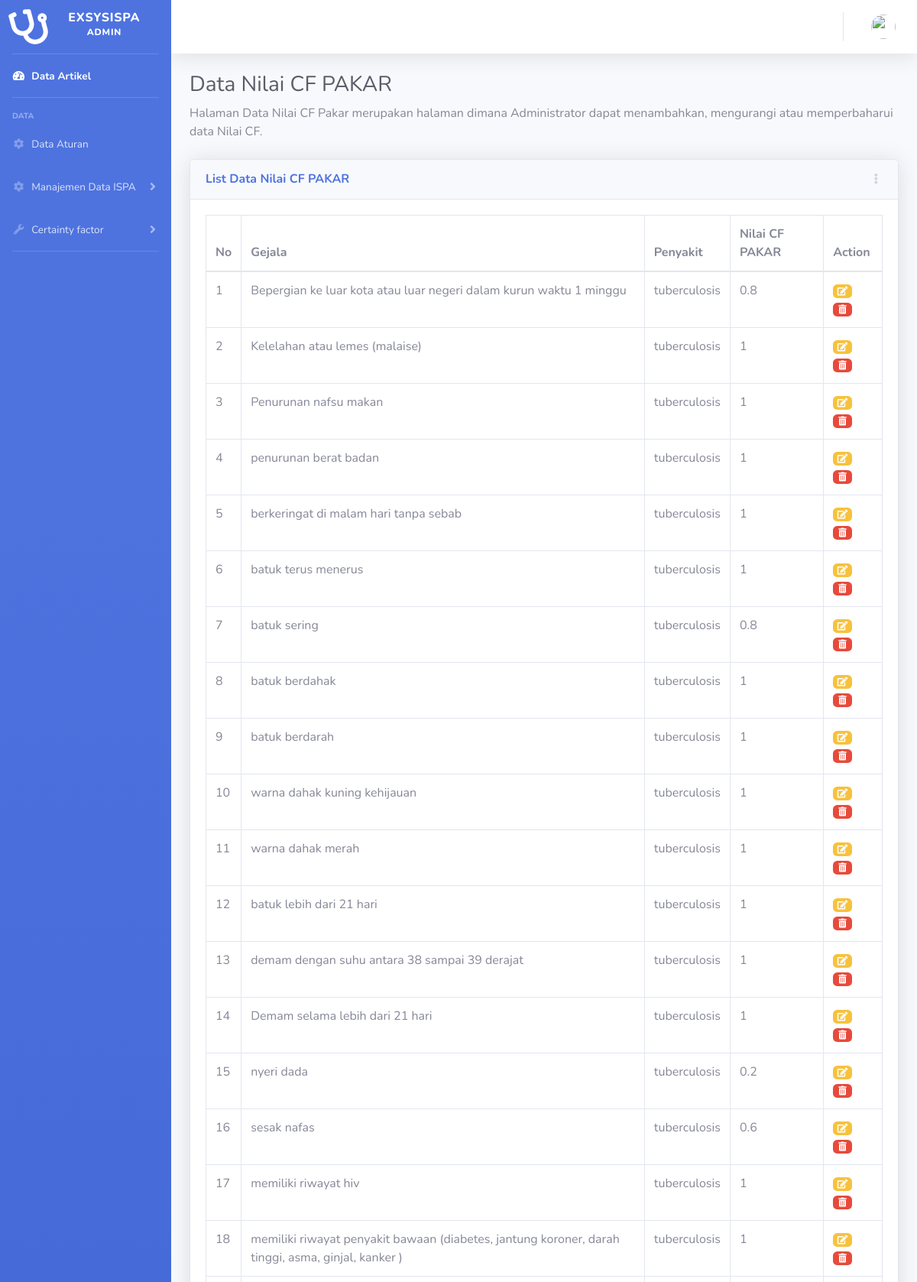
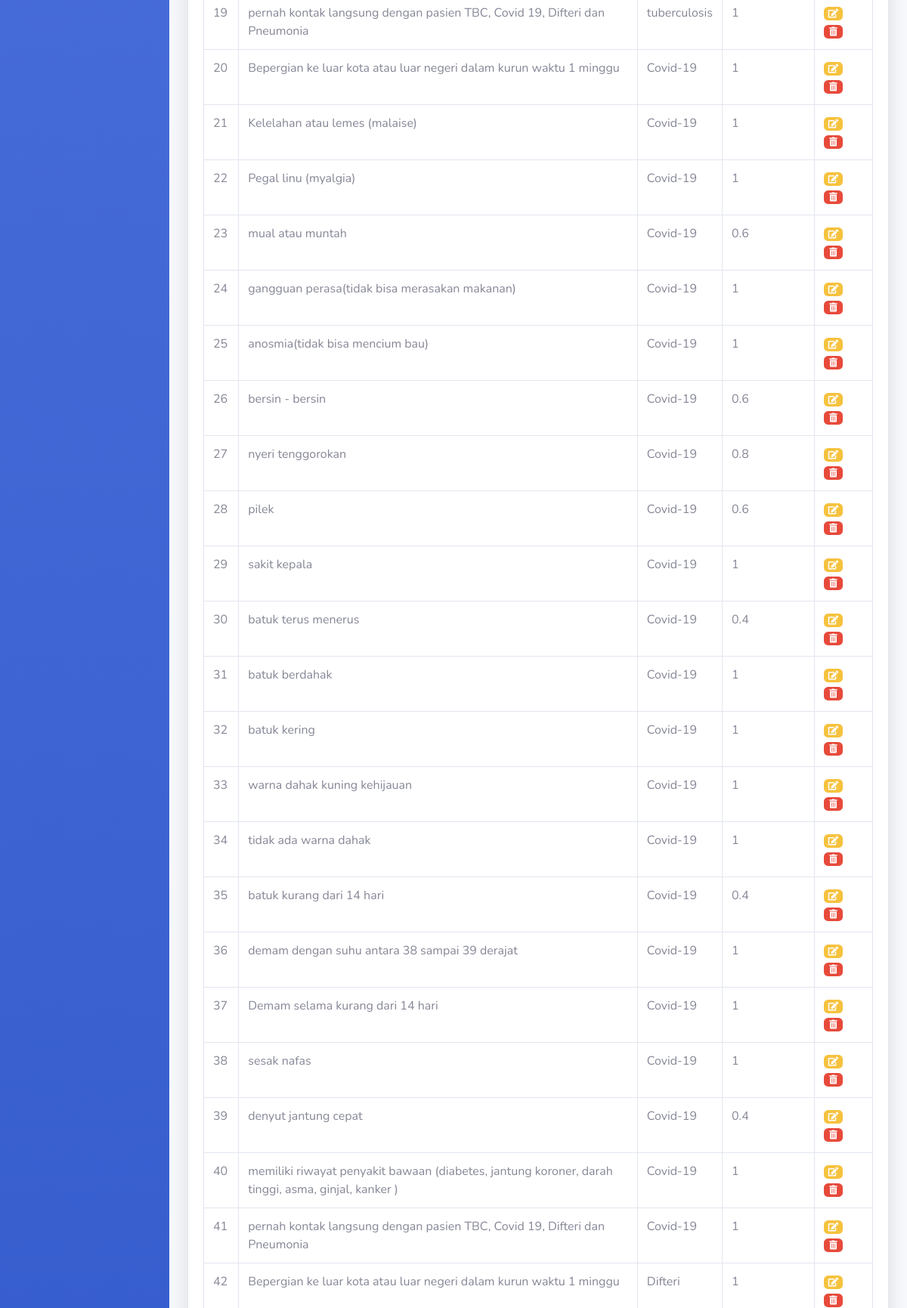
Page /index.php/backend/evidence (upper part) on the committed database (2 pictures, top to bottom).
### tables this page shows
CREATE TABLE `tb_evidence` (
  `evidence_id` int(11) NOT NULL,
  `evidence_penyakit_id` int(11) NOT NULL,
  `evidence_gejala_id` int(11) NOT NULL,
  `evidence_kode` varchar(10) NOT NULL,
  `evidence_nilai` float NOT NULL
);

CREATE TABLE `tb_gejala` (
  `id_gejala` int(11) NOT NULL,
  `kode_gejala` varchar(10) NOT NULL,
  `nama_gejala` varchar(100) NOT NULL,
  `image_gejala` varchar(128) NOT NULL,
  `gejala_inputdate` timestamp NOT NULL DEFAULT current_timestamp() ON UPDATE current_timestamp()
);

CREATE TABLE `tb_penyakit` (
  `id_penyakit` int(11) NOT NULL,
  `kode_penyakit` varchar(128) NOT NULL,
  `nama_penyakit` varchar(55) NOT NULL,
  `penyakit_image` varchar(128) NOT NULL
);

### application/controllers/backend/Evidence.php (called while the page is built, shortened)
<?php
class Evidence extends CI_Controller
{
    public function __construct()
    {
        $this->load->model('evidence_model');
        $this->load->model('gejala_model');
        $this->load->model('penyakit_model');
        $this->load->library('form_validation');
    }
    public function index()
    {
        $data['title'] = "Data Nilai CF PAKAR | Expert System ISPA";
        $data['judulHalaman'] = "Data Nilai CF PAKAR";
        $data['detailHalaman'] = "Halaman Data Nilai CF Pakar merupakan halaman dimana Administrator dapat menambahkan, mengurangi atau memperbaharui data Nilai CF.";
         $data['cardHeader'] = 'List Data Nilai CF PAKAR';
        $data['user'] = $this->db->get_where('tb_user', ['user_email' => $this->session->userdata('email')])->row_array();
        $data['cfp'] = $this->evidence_model->getAll();
        $data['count'] = $this->evidence_model->count();
        $data['start'] = 0;
        $this->load->view('backend/_partials/header', $data);
        $this->load->view('backend/_partials/sidebar', $data);
        $this->load->view('backend/_partials/topbar', $data);
        $this->load->view('backend/data/cfpakar/list-cf', $data);
        $this->load->view('backend/_partials/footer');
    }
}

### index.php (called while the page is built, shortened)
<?php
require_once BASEPATH.'core/CodeIgniter.php';

### application/models/Evidence_model.php (called while the page is built, shortened)
<?php
class Evidence_model extends CI_Model
{
    private $_table = 'tb_evidence';
    public function getAll()
    {
        $this->db->select(
            'a.evidence_id, a.evidence_penyakit_id, a.evidence_gejala_id, a.evidence_nilai,
            b.id_penyakit, b.nama_penyakit, b.penyakit_image, c.id_gejala, c.nama_gejala, c.image_gejala'
        );
        $this->db->from('tb_evidence a');
        $this->db->join('tb_penyakit b', 'a.evidence_penyakit_id = b.id_penyakit');
        $this->db->join('tb_gejala c', 'a.evidence_gejala_id = c.id_gejala');
        $this->db->group_by('a.evidence_id');
        return $this->db->get($this->_table)->result_array();
    }
}

### application/views/backend/data/cfpakar/list-cf.php (the view, shortened to what this page needs)
<div class="container-fluid">
    <h1 class="h3 mb-2 text-gray-800"><?= $judulHalaman ?></h1>
    <p class="mb-4"><?= $detailHalaman ?></p>
    <div class="card shadow mb-4">
        <div class="card-header py-3 d-flex flex-row align-items-center justify-content-between">
            <h6 class="m-0 font-weight-bold text-primary"><?= $cardHeader ?></h6>
            <div class="dropdown no-arrow">
                <a class="dropdown-toggle" href="#" role="button" id="dropdownMenuLink" data-toggle="dropdown" aria-haspopup="true" aria-expanded="false">
                    <i class="fas fa-ellipsis-v fa-sm fa-fw text-gray-400"></i>
                </a>
            </div>
        </div>
        <div class="card-body">
            <div class="table-responsive">
                <table class="table table-bordered" id="dataTable" width="100%" cellspacing="0">
                    <thead>
                        <tr>
                            <th>No</th>
                            <th>Gejala</th>
                            <th>Penyakit</th>
                            <th>Nilai CF PAKAR</th>
                            <th>Action</th>
                        </tr>
                    </thead>
                    <tbody>
                        <?php if ($count > 0) : ?>
                            <?php foreach ($cfp as $cfpakar) : ?>
                                <tr>
                                    <td><?= ++$start ?></td>
                                    <td><?= $cfpakar['nama_gejala'] ?></td>
                                    <td><?= $cfpakar['nama_penyakit'] ?></td>
                                    <td><?= $cfpakar['evidence_nilai'] ?></td>
                                    <td>
                                        <a href="<?= base_url('edit-cf/' . $cfpakar['evidence_id']) ?>" class="badge badge-warning"><i class="fas fa-fw fa-edit"></i></a>
                                        <a href="#" data-toggle="modal" data-target="#deleteModal-<?= $cfpakar['evidence_id'] ?>" class=" badge badge-danger"><i class="fas fa-fw fa-trash-alt"></i></a>
                                    </td>
                                </tr>
                            <?php endforeach; ?>
                        <?php else : ?>
                            <tr>
                                <h4 class="text-danger text-center">Belum ada Data yang di Input</h4>
                            </tr>
                        <?php endif; ?>
                    </tbody>
                </table>
            </div>
        </div>
    </div>
</div>
</div>

### rows in the picture
tb_evidence: tb_gejala.nama_gejala "Bepergian ke luar kota atau luar negeri dalam kurun waktu 1 minggu", tb_penyakit.nama_penyakit "tuberculosis", evidence_nilai "0.8"
tb_evidence: tb_gejala.nama_gejala "Kelelahan atau lemes (malaise)", tb_penyakit.nama_penyakit "tuberculosis", evidence_nilai "1"
tb_evidence: tb_gejala.nama_gejala "Penurunan nafsu makan", tb_penyakit.nama_penyakit "tuberculosis", evidence_nilai "1"
tb_evidence: tb_gejala.nama_gejala "penurunan berat badan", tb_penyakit.nama_penyakit "tuberculosis", evidence_nilai "1"
tb_evidence: tb_gejala.nama_gejala "berkeringat di malam hari tanpa sebab", tb_penyakit.nama_penyakit "tuberculosis", evidence_nilai "1"
tb_evidence: tb_gejala.nama_gejala "batuk terus menerus", tb_penyakit.nama_penyakit "tuberculosis", evidence_nilai "1"
tb_evidence: tb_gejala.nama_gejala "batuk sering", tb_penyakit.nama_penyakit "tuberculosis", evidence_nilai "0.8"
tb_evidence: tb_gejala.nama_gejala "batuk berdahak", tb_penyakit.nama_penyakit "tuberculosis", evidence_nilai "1"
tb_evidence: tb_gejala.nama_gejala "batuk berdarah", tb_penyakit.nama_penyakit "tuberculosis", evidence_nilai "1"
tb_evidence: tb_gejala.nama_gejala "warna dahak kuning kehijauan", tb_penyakit.nama_penyakit "tuberculosis", evidence_nilai "1"
tb_evidence: tb_gejala.nama_gejala "warna dahak merah", tb_penyakit.nama_penyakit "tuberculosis", evidence_nilai "1"
tb_evidence: tb_gejala.nama_gejala "batuk lebih dari 21 hari", tb_penyakit.nama_penyakit "tuberculosis", evidence_nilai "1"
tb_evidence: tb_gejala.nama_gejala "demam dengan suhu antara 38 sampai 39 derajat", tb_penyakit.nama_penyakit "tuberculosis", evidence_nilai "1"
tb_evidence: tb_gejala.nama_gejala "Demam selama lebih dari 21 hari", tb_penyakit.nama_penyakit "tuberculosis", evidence_nilai "1"
tb_evidence: tb_gejala.nama_gejala "nyeri dada", tb_penyakit.nama_penyakit "tuberculosis", evidence_nilai "0.2"
tb_evidence: tb_gejala.nama_gejala "sesak nafas", tb_penyakit.nama_penyakit "tuberculosis", evidence_nilai "0.6"
tb_evidence: tb_gejala.nama_gejala "memiliki riwayat hiv", tb_penyakit.nama_penyakit "tuberculosis", evidence_nilai "1"
tb_evidence: tb_gejala.nama_gejala "memiliki riwayat penyakit bawaan (diabetes, jantung koroner, darah tinggi, asma, ginjal, kanker )", tb_penyakit.nama_penyakit "tuberculosis", evidence_nilai "1"
tb_evidence: tb_gejala.nama_gejala "pernah kontak langsung dengan pasien TBC, Covid 19, Difteri dan Pneumonia", tb_penyakit.nama_penyakit "tuberculosis", evidence_nilai "1"
tb_evidence: tb_gejala.nama_gejala "Bepergian ke luar kota atau luar negeri dalam kurun waktu 1 minggu", tb_penyakit.nama_penyakit "Covid-19", evidence_nilai "1"
tb_evidence: tb_gejala.nama_gejala "Kelelahan atau lemes (malaise)", tb_penyakit.nama_penyakit "Covid-19", evidence_nilai "1"
tb_evidence: tb_gejala.nama_gejala "Pegal linu (myalgia)", tb_penyakit.nama_penyakit "Covid-19", evidence_nilai "1"
tb_evidence: tb_gejala.nama_gejala "mual atau muntah", tb_penyakit.nama_penyakit "Covid-19", evidence_nilai "0.6"
tb_evidence: tb_gejala.nama_gejala "gangguan perasa(tidak bisa merasakan makanan)", tb_penyakit.nama_penyakit "Covid-19", evidence_nilai "1"
tb_evidence: tb_gejala.nama_gejala "anosmia(tidak bisa mencium bau)", tb_penyakit.nama_penyakit "Covid-19", evidence_nilai "1"
tb_evidence: tb_gejala.nama_gejala "bersin - bersin", tb_penyakit.nama_penyakit "Covid-19", evidence_nilai "0.6"
tb_evidence: tb_gejala.nama_gejala "nyeri tenggorokan", tb_penyakit.nama_penyakit "Covid-19", evidence_nilai "0.8"
tb_evidence: tb_gejala.nama_gejala "pilek", tb_penyakit.nama_penyakit "Covid-19", evidence_nilai "0.6"
tb_evidence: tb_gejala.nama_gejala "sakit kepala", tb_penyakit.nama_penyakit "Covid-19", evidence_nilai "1"
tb_evidence: tb_gejala.nama_gejala "batuk terus menerus", tb_penyakit.nama_penyakit "Covid-19", evidence_nilai "0.4"
tb_evidence: tb_gejala.nama_gejala "batuk berdahak", tb_penyakit.nama_penyakit "Covid-19", evidence_nilai "1"
tb_evidence: tb_gejala.nama_gejala "batuk kering", tb_penyakit.nama_penyakit "Covid-19", evidence_nilai "1"
tb_evidence: tb_gejala.nama_gejala "warna dahak kuning kehijauan", tb_penyakit.nama_penyakit "Covid-19", evidence_nilai "1"
tb_evidence: tb_gejala.nama_gejala "tidak ada warna dahak", tb_penyakit.nama_penyakit "Covid-19", evidence_nilai "1"
tb_evidence: tb_gejala.nama_gejala "batuk kurang dari 14 hari", tb_penyakit.nama_penyakit "Covid-19", evidence_nilai "0.4"
tb_evidence: tb_gejala.nama_gejala "demam dengan suhu antara 38 sampai 39 derajat", tb_penyakit.nama_penyakit "Covid-19", evidence_nilai "1"
tb_evidence: tb_gejala.nama_gejala "Demam selama kurang dari 14 hari", tb_penyakit.nama_penyakit "Covid-19", evidence_nilai "1"
tb_evidence: tb_gejala.nama_gejala "sesak nafas", tb_penyakit.nama_penyakit "Covid-19", evidence_nilai "1"
tb_evidence: tb_gejala.nama_gejala "denyut jantung cepat", tb_penyakit.nama_penyakit "Covid-19", evidence_nilai "0.4"
tb_evidence: tb_gejala.nama_gejala "memiliki riwayat penyakit bawaan (diabetes, jantung koroner, darah tinggi, asma, ginjal, kanker )", tb_penyakit.nama_penyakit "Covid-19", evidence_nilai "1"
tb_evidence: tb_gejala.nama_gejala "pernah kontak langsung dengan pasien TBC, Covid 19, Difteri dan Pneumonia", tb_penyakit.nama_penyakit "Covid-19", evidence_nilai "1"
tb_evidence: tb_gejala.nama_gejala "Bepergian ke luar kota atau luar negeri dalam kurun waktu 1 minggu", tb_penyakit.nama_penyakit "Difteri", evidence_nilai "1"

### other values in the picture
$judulHalaman "Data Nilai CF PAKAR"
$detailHalaman "Halaman Data Nilai CF Pakar merupakan halaman dimana Administrator dapat menambahkan, mengurangi atau memperbaharui data Nilai CF."
$cardHeader "List Data Nilai CF PAKAR"
